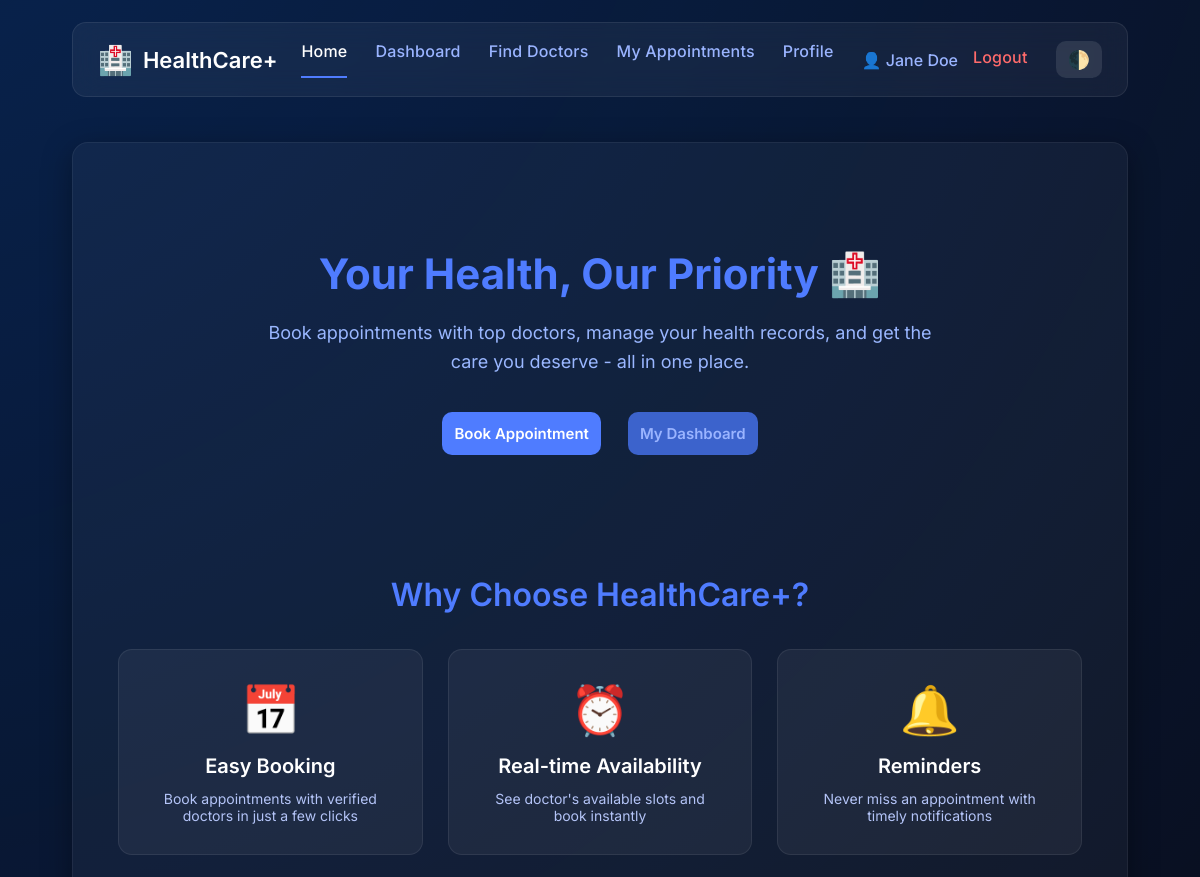
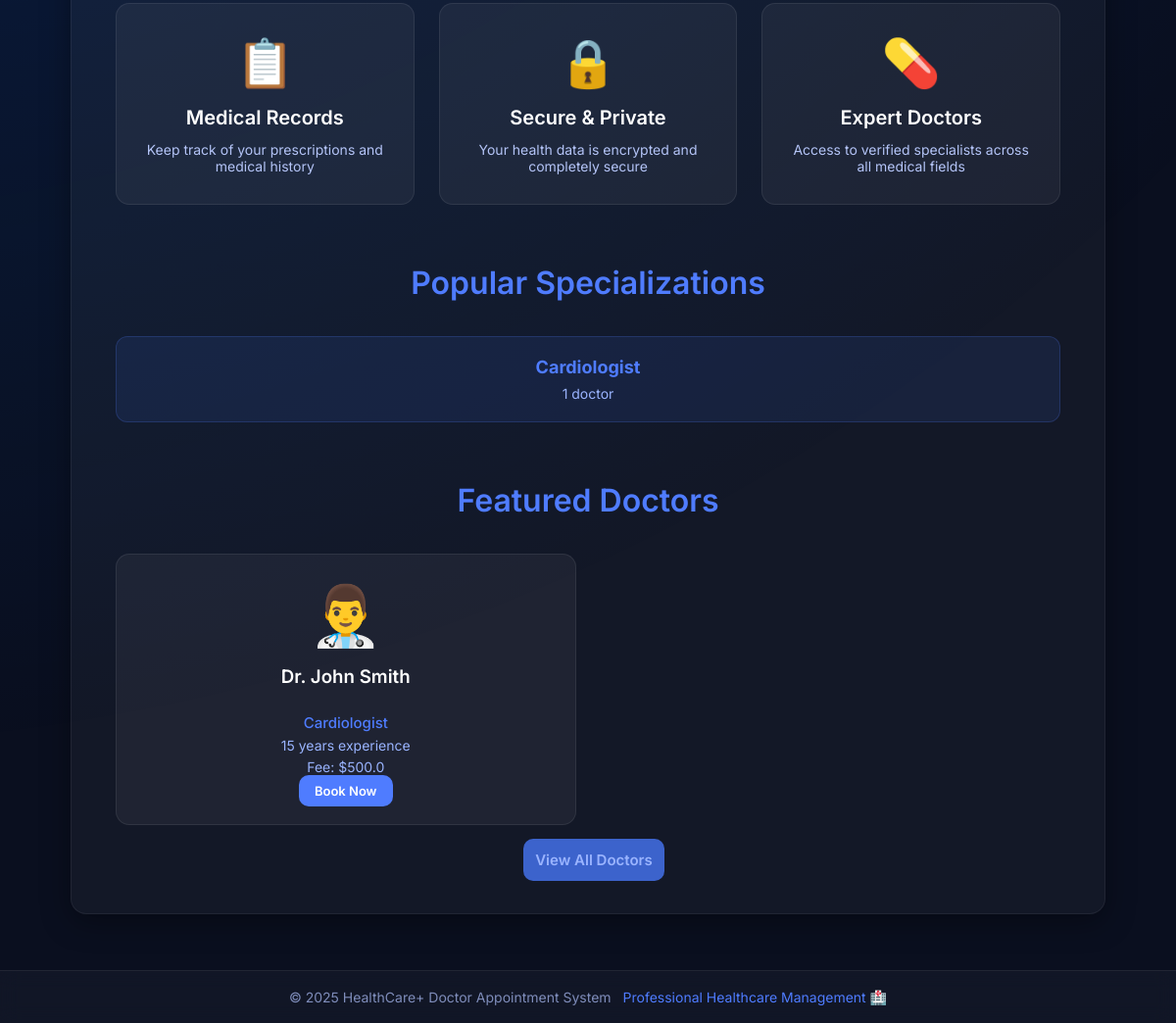
Screenshot of / (signed in) with the database file from the repository (2 pictures, top to bottom).
### tables this page shows
CREATE TABLE doctors (
id INTEGER PRIMARY KEY AUTOINCREMENT,
user_id INTEGER UNIQUE NOT NULL,
full_name TEXT NOT NULL,
specialization TEXT NOT NULL,
qualification TEXT,
registration_number TEXT UNIQUE NOT NULL,
phone TEXT,
address TEXT,
experience_years INTEGER,
consultation_fee REAL,
bio TEXT,
profile_image TEXT,
is_verified INTEGER DEFAULT 0,
created_at DATETIME DEFAULT CURRENT_TIMESTAMP,
updated_at DATETIME DEFAULT CURRENT_TIMESTAMP,
FOREIGN KEY (user_id) REFERENCES users(id) ON DELETE CASCADE
);

### routes/main.py (the view)
@main_bp.route('/')
def index():
    try:
        with get_db_cursor(main_bp.config) as cursor:
            featured_doctors = Doctor.get_all_verified(cursor, limit=6)
            cursor.execute("""
                SELECT specialization, COUNT(*) as count
                FROM doctors
                WHERE is_verified = 1
                GROUP BY specialization
                ORDER BY count DESC
                LIMIT 6
            """)
            specializations = cursor.fetchall()
            return render_template(
                'home.html',
                featured_doctors=featured_doctors,
                specializations=specializations,
                title='Welcome to Doctor Appointment System'
            )
    except Exception as e:
        return render_template(
            'home.html',
            featured_doctors=[],
            specializations=[],
            title='Welcome to Doctor Appointment System'
        )

### models.py (called while the page is built)
    @staticmethod
    def get_all_verified(cursor, limit=None, offset=0):
        query = """
            SELECT d.*, u.email
            FROM doctors d
            JOIN users u ON d.user_id = u.id
            WHERE d.is_verified = 1 AND u.is_active = 1
            ORDER BY d.full_name
        """
        if limit:
            query += f" LIMIT {limit} OFFSET {offset}"
        cursor.execute(query)
        return cursor.fetchall()

### utils.py (called while the page is built)
def get_db_connection(config):
    db_path = getattr(config, "DB_PATH", "hospital.db")
    connection = sqlite3.connect(
        db_path,
        detect_types=sqlite3.PARSE_DECLTYPES | sqlite3.PARSE_COLNAMES,
        check_same_thread=False
    )
    connection.row_factory = sqlite3.Row
    connection.execute("PRAGMA foreign_keys = ON")
    return connection

@contextmanager
def get_db_cursor(config):
    connection = get_db_connection(config)
    cursor = connection.cursor()
    try:
        yield cursor
        connection.commit()
    except Exception as e:
        connection.rollback()
        raise e
    finally:
        cursor.close()
        connection.close()

### templates/home.html (shortened to what this page needs)
{% extends "base.html" %}
{% block content %}
<div class="home-hero">
    <h1 class="hero-title">Your Health, Our Priority 🏥</h1>
    <p class="hero-subtitle">
        Book appointments with top doctors, manage your health records,
        and get the care you deserve - all in one place.
    </p>
    <div class="hero-buttons">
        {% if not logged_in %}
        <a href="{{ url_for('auth.register_patient') }}" class="btn btn-primary">Get Started as Patient</a>
        <a href="{{ url_for('auth.register_doctor') }}" class="btn btn-secondary">Join as Doctor</a>
        <a href="{{ url_for('auth.login') }}" class="btn btn-outline">Admin Login</a>
        {% else %}
        {% if user_role == 'patient' %}
        <a href="{{ url_for('patient.find_doctors') }}" class="btn btn-primary">Book Appointment</a>
        <a href="{{ url_for('patient.dashboard') }}" class="btn btn-secondary">My Dashboard</a>
        {% elif user_role == 'doctor' %}
        <a href="{{ url_for('doctor.dashboard') }}" class="btn btn-primary">View Appointments</a>
        <a href="{{ url_for('doctor.schedule') }}" class="btn btn-secondary">Manage Schedule</a>
        {% elif user_role == 'admin' %}
        <a href="{{ url_for('admin.dashboard') }}" class="btn btn-primary">Admin Dashboard</a>
        <a href="{{ url_for('admin.manage_doctors') }}" class="btn btn-secondary">Manage Doctors</a>
        {% endif %}
        {% endif %}
    </div>
</div>
<div class="features-section">
    <h2 class="section-title">Why Choose HealthCare+?</h2>
    <div class="features-grid">
        <div class="feature-card">
            <div class="feature-icon">📅</div>
            <h3>Easy Booking</h3>
            <p>Book appointments with verified doctors in just a few clicks</p>
        </div>
        <div class="feature-card">
            <div class="feature-icon">⏰</div>
            <h3>Real-time Availability</h3>
            <p>See doctor's available slots and book instantly</p>
        </div>
        <div class="feature-card">
            <div class="feature-icon">🔔</div>
            <h3>Reminders</h3>
            <p>Never miss an appointment with timely notifications</p>
        </div>
        <div class="feature-card">
            <div class="feature-icon">📋</div>
            <h3>Medical Records</h3>
            <p>Keep track of your prescriptions and medical history</p>
        </div>
        <div class="feature-card">
            <div class="feature-icon">🔒</div>
            <h3>Secure & Private</h3>
            <p>Your health data is encrypted and completely secure</p>
        </div>
        <div class="feature-card">
            <div class="feature-icon">💊</div>
            <h3>Expert Doctors</h3>
            <p>Access to verified specialists across all medical fields</p>
        </div>
    </div>
</div>
{% if specializations %}
<div class="specializations-section">
    <h2 class="section-title">Popular Specializations</h2>
    <div class="specializations-grid">
        {% for spec in specializations %}
        <div class="spec-card">
            <h4>{{ spec.specialization }}</h4>
            <p>{{ spec.count }} doctor{{ 's' if spec.count != 1 else '' }}</p>
        </div>
        {% endfor %}
    </div>
</div>
{% endif %}
{% if featured_doctors %}
<div class="featured-doctors-section">
    <h2 class="section-title">Featured Doctors</h2>
    <div class="doctors-grid">
        {% for doctor in featured_doctors %}
        <div class="doctor-card">
            <div class="doctor-avatar">👨‍⚕️</div>
            <h3>{{ doctor.full_name }}</h3>
            <p class="doctor-spec">{{ doctor.specialization }}</p>
            <p class="doctor-exp">{{ doctor.experience_years }} years experience</p>
            {% if doctor.consultation_fee %}
            <p class="doctor-fee">Fee: ${{ doctor.consultation_fee }}</p>
            {% endif %}
            {% if logged_in and user_role == 'patient' %}
            <a href="{{ url_for('patient.doctor_profile', doctor_id=doctor.id) }}" class="btn btn-sm">Book Now</a>
            {% endif %}
        </div>
        {% endfor %}
    </div>
    {% if logged_in and user_role == 'patient' %}
    <div class="text-center" style="margin-top: 25px;">
        <a href="{{ url_for('patient.find_doctors') }}" class="btn btn-secondary">View All Doctors</a>
    </div>
    {% endif %}
</div>
{% endif %}
{% endblock %}

### static/style.css (style rules this page uses)
* { margin: 0; padding: 0; box-sizing: border-box; font-family: "Inter", sans-serif; }
:root { --bg-primary: #0a0f1f; --text-primary: white; --card-bg: rgba(255, 255, 255, 0.04); }
body.app-body { display: flex; flex-direction: column; min-height: 100vh; background: var(--bg-primary); color: var(--text-primary); overflow-x: hidden; position: relative; }
h1, h2, h3 { font-weight: 600; margin-bottom: 26px; }
h1 { font-size: 34px; }
h2 { font-size: 26px; }
.btn { padding: 12px; background: #4f7cff; border: none; color: white; border-radius: 10px; font-size: 15px; font-weight: 600; cursor: pointer; transition: 0.25s ease; }
.btn-secondary { background-color: #3c63cc !important; margin-left: 12px; }
a { text-decoration: none; }
.home-hero { text-align: center; padding: 60px 0; animation: fadeIn 0.6s ease; }
.hero-title { font-size: 42px; font-weight: 700; color: #4f7cff; margin-bottom: 20px; }
.hero-subtitle { font-size: 18px; color: #9ab7ff; max-width: 700px; margin: 0 auto 35px; line-height: 1.6; }
.hero-buttons { display: flex; gap: 15px; justify-content: center; flex-wrap: wrap; }
.features-section, .specializations-section, .featured-doctors-section, .cta-section { margin-top: 60px; }
.section-title { text-align: center; font-size: 32px; margin-bottom: 35px; color: #4f7cff; }
.features-grid { display: grid; grid-template-columns: repeat(auto-fit, minmax(280px, 1fr)); gap: 25px; margin-top: 30px; }
.feature-card { padding: 30px; background: rgba(255, 255, 255, 0.05); border-radius: 14px; border: 1px solid rgba(255, 255, 255, 0.08); text-align: center; transition: 0.3s ease; }
.feature-icon { font-size: 48px; margin-bottom: 15px; }
.feature-card h3 { font-size: 20px; margin-bottom: 12px; color: #fff; }
.feature-card p { color: #b4c4f7; font-size: 14px; }
.specializations-grid { display: grid; grid-template-columns: repeat(auto-fit, minmax(200px, 1fr)); gap: 20px; }
.spec-card { padding: 20px; background: rgba(79, 124, 255, 0.1); border-radius: 12px; text-align: center; border: 1px solid rgba(79, 124, 255, 0.2); }
.spec-card h4 { font-size: 18px; margin-bottom: 8px; color: #4f7cff; }
.spec-card p { color: #9ab4ff; font-size: 14px; }
.doctors-grid { display: grid; grid-template-columns: repeat(auto-fit, minmax(280px, 1fr)); gap: 25px; margin-top: 30px; }
.doctor-card { padding: 25px; background: rgba(255, 255, 255, 0.05); border-radius: 14px; border: 1px solid rgba(255, 255, 255, 0.08); text-align: center; transition: 0.3s ease; }
.doctor-avatar, .doctor-avatar-lg, .doctor-avatar-xl { font-size: 60px; margin-bottom: 15px; }
.doctor-spec { color: #4f7cff; font-weight: 500; font-size: 15px; }
.doctor-exp, .doctor-fee { color: #9ab4ff; font-size: 14px; margin: 5px 0; }
.btn-primary { background: #4f7cff; }
.btn-secondary { background: #6c757d; }
.btn-sm { padding: 8px 16px; font-size: 13px; }
.text-center { text-align: center; }
.btn-secondary { background: rgba(255, 255, 255, 0.1); color: #9ab4ff; }
.doctors-grid { display: grid; grid-template-columns: repeat(auto-fill, minmax(320px, 1fr)); gap: 25px; }

### rows the page displays
doctors: full_name "Dr. John Smith", specialization "Cardiologist", experience_years "15", consultation_fee "500.0"

### other values shown
{{ user_name }} "Jane Doe"
{{ spec.specialization }} "Cardiologist"
{{ spec.count }} "1"
